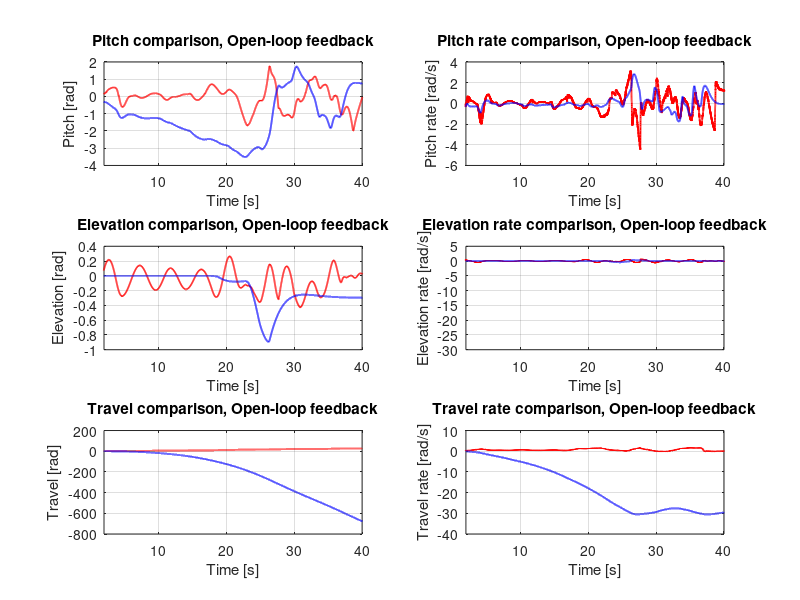
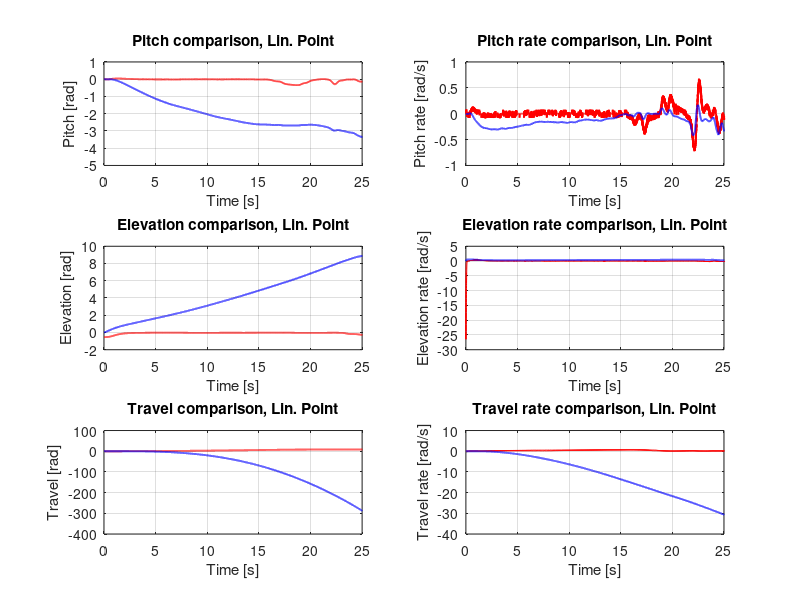

Write MATLAB code to recreate these figures, in order.
%% Fly with kalman

model_vs_encoder_linpoint = load('fly_with_kalman_feedback_final.mat');
model_vs_encoder_linpoint_vals = model_vs_encoder_linpoint.fly_with_kalman_feedback;

timestamp = model_vs_encoder_linpoint_vals(1,:);
model_p = model_vs_encoder_linpoint_vals(2,:);
model_pdot = model_vs_encoder_linpoint_vals(3,:);
model_e = model_vs_encoder_linpoint_vals(4,:);
model_edot = model_vs_encoder_linpoint_vals(5,:);
model_lambda = model_vs_encoder_linpoint_vals(6,:);
model_lambdadot = model_vs_encoder_linpoint_vals(7,:);
encoder_p = model_vs_encoder_linpoint_vals(8,:);
encoder_pdot = model_vs_encoder_linpoint_vals(9,:);
encoder_e = model_vs_encoder_linpoint_vals(10,:);
for n = 1:length(model_e)
    model_e(n) = model_e(n) + 0.53;
end
encoder_edot = model_vs_encoder_linpoint_vals(11,:);
encoder_lambda = model_vs_encoder_linpoint_vals(12,:);
encoder_lambdadot = model_vs_encoder_linpoint_vals(13,:);

figure(1);
xstart = 2;
xstop = 40;

%plot pitch rate
subplot(3,2,1);

plot(timestamp, encoder_p,'r','LineWidth', 1.3);
hold on;
plot(timestamp, model_p,'b','LineWidth', 1.3);
grid on;
xlabel('Time [s]');
ylabel('Pitch [rad]');
%l = legend('Encoder pitch','Model pitch');
xlim([xstart, xstop]);
title('Pitch comparison, Open-loop feedback');


%plot pdot
subplot(3,2,2);

plot(timestamp, encoder_pdot, 'r','LineWidth', 1.3);
hold on;
plot(timestamp, model_pdot, 'b','LineWidth', 1.3);
grid on;
xlabel('Time [s]');
ylabel('Pitch rate [rad/s]');
%l = legend('Encoder pitch','Model pitch');
xlim([xstart, xstop]);
title('Pitch rate comparison, Open-loop feedback');
%plot lambda

%plot e
subplot(3,2, 3);
plot(timestamp, encoder_e,'r','LineWidth', 1.3);
hold on;
plot(timestamp, model_e,'b','LineWidth', 1.3);
grid on;
xlabel('Time [s]');
ylabel('Elevation [rad]');
%l = legend('Encoder pitch','Model pitch');
xlim([xstart, xstop]);
title('Elevation comparison, Open-loop feedback');

%plot edot
subplot(3,2,4);
plot(timestamp, encoder_edot,'r','LineWidth', 1.3);
hold on;
plot(timestamp, model_edot,'b','LineWidth', 1.3);
grid on;
xlabel('Time [s]');
ylabel('Elevation rate [rad/s]');
%l = legend('Encoder pitch','Model pitch');
xlim([xstart, xstop]);
title('Elevation rate comparison, Open-loop feedback');

%plot lambda
subplot(3,2,5);
plot(timestamp, encoder_lambda,'r','LineWidth', 1.3);
hold on;
plot(timestamp, model_lambda,'b','LineWidth', 1.3);
grid on;
xlabel('Time [s]');
ylabel('Travel [rad]');
%l = legend('Encoder pitch','Model pitch');
xlim([xstart, xstop]);
title('Travel comparison, Open-loop feedback');


%plot lambdadot
subplot(3,2,6);
plot(timestamp, encoder_lambdadot,'r','LineWidth', 1.3);
hold on;
plot(timestamp, model_lambdadot,'b','LineWidth', 1.3);
grid on;
xlabel('Time [s]');
ylabel('Travel rate [rad/s]');
%l = legend('Encoder pitch','Model pitch');
xlim([xstart, xstop]);
title('Travel rate comparison, Open-loop feedback');




%% Encoder versus kalman values

model_vs_encoder_linpoint = load('encoder_vs_kalman_final2.mat');
model_vs_encoder_linpoint_vals = model_vs_encoder_linpoint.encoder_vs_kalman;

timestamp = model_vs_encoder_linpoint_vals(1,:);
model_p = model_vs_encoder_linpoint_vals(2,:);
model_pdot = model_vs_encoder_linpoint_vals(3,:);
model_e = model_vs_encoder_linpoint_vals(4,:);
model_edot = model_vs_encoder_linpoint_vals(5,:);
model_lambda = model_vs_encoder_linpoint_vals(6,:);
model_lambdadot = model_vs_encoder_linpoint_vals(7,:);
encoder_p = model_vs_encoder_linpoint_vals(8,:);
encoder_pdot = model_vs_encoder_linpoint_vals(9,:);
encoder_e = model_vs_encoder_linpoint_vals(10,:);
for n = 1:length(model_e)
    model_e(n) = model_e(n) + 0.53;
end
encoder_edot = model_vs_encoder_linpoint_vals(11,:);
encoder_lambda = model_vs_encoder_linpoint_vals(12,:);
encoder_lambdadot = model_vs_encoder_linpoint_vals(13,:);

figure(3);
xstart = 0;
xstop = 25;

%plot pitch rate
subplot(3,2,1);

plot(timestamp, encoder_p,'r','LineWidth', 1.3);
hold on;
plot(timestamp, model_p,'b','LineWidth', 1.3);
grid on;
xlabel('Time [s]');
ylabel('Pitch [rad]');
%l = legend('Encoder pitch','Model pitch');
xlim([xstart, xstop]);
title('Pitch comparison, Lin. Point');


%plot pdot
subplot(3,2,2);

plot(timestamp, encoder_pdot, 'r','LineWidth', 1.3);
hold on;
plot(timestamp, model_pdot, 'b','LineWidth', 1.3);
grid on;
xlabel('Time [s]');
ylabel('Pitch rate [rad/s]');
%l = legend('Encoder pitch','Model pitch');
xlim([xstart, xstop]);
title('Pitch rate comparison, Lin. Point');
%plot lambda

%plot e
subplot(3,2, 3);
plot(timestamp, encoder_e,'r','LineWidth', 1.3);
hold on;
plot(timestamp, model_e,'b','LineWidth', 1.3);
grid on;
xlabel('Time [s]');
ylabel('Elevation [rad]');
%l = legend('Encoder pitch','Model pitch');
xlim([xstart, xstop]);
title('Elevation comparison, Lin. Point');

%plot edot
subplot(3,2,4);
plot(timestamp, encoder_edot,'r','LineWidth', 1.3);
hold on;
plot(timestamp, model_edot,'b','LineWidth', 1.3);
grid on;
xlabel('Time [s]');
ylabel('Elevation rate [rad/s]');
%l = legend('Encoder pitch','Model pitch');
xlim([xstart, xstop]);
title('Elevation rate comparison, Lin. Point');

%plot lambda
subplot(3,2,5);
plot(timestamp, encoder_lambda,'r','LineWidth', 1.3);
hold on;
plot(timestamp, model_lambda,'b','LineWidth', 1.3);
grid on;
xlabel('Time [s]');
ylabel('Travel [rad]');
%l = legend('Encoder pitch','Model pitch');
xlim([xstart, xstop]);
title('Travel comparison, Lin. Point');


%plot lambdadot
subplot(3,2,6);
plot(timestamp, encoder_lambdadot,'r','LineWidth', 1.3);
hold on;
plot(timestamp, model_lambdadot,'b','LineWidth', 1.3);
grid on;
xlabel('Time [s]');
ylabel('Travel rate [rad/s]');
%l = legend('Encoder pitch','Model pitch');
xlim([xstart, xstop]);
title('Travel rate comparison, Lin. Point');



